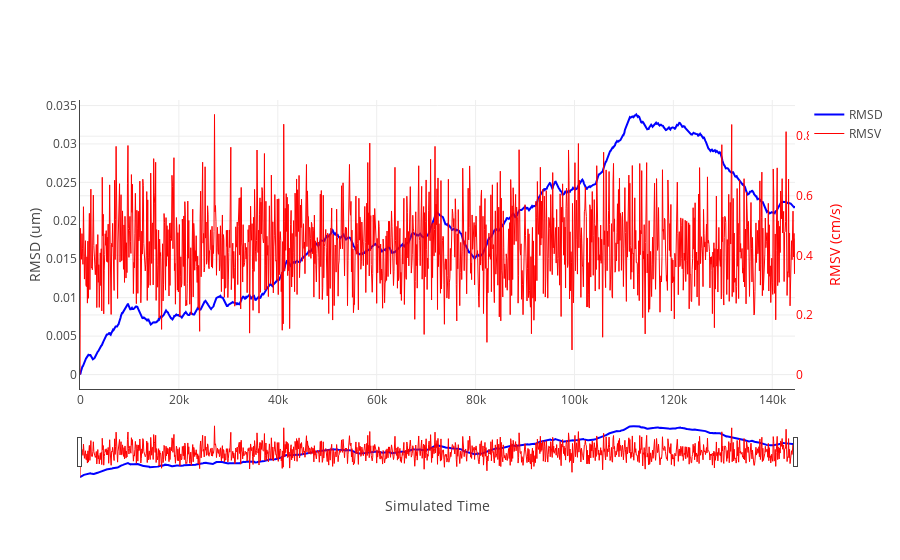

Notebook cell for this chart:
### Code cell
trace0 = go.Scatter(
    x = df.iloc[:,1],
    y = df.iloc[:,2]*0.1777778,
    mode = 'lines',
    line = dict(color = 'blue'),
    name = 'RMSD'
)
trace1 = go.Scatter(
    x = df.iloc[:,1],
    y = df.iloc[:,3]*8,
    line = dict(
        color = 'red',
        width = 1,
#         dash = 'dot'
    ),
    name = 'RMSV',
    yaxis='y2'
)
data = [trace0,trace1]
layout = go.Layout(
    xaxis=dict(
#         range=[0, 0.12],
        title='Simulated Time',
#         titlefont=dict(
#             family='Courier New, monospace',
#             size=18,
#             color='#7f7f7f'
#         ),
        showline=True,
        zeroline=False,
        showticklabels=True,
        showgrid=True,
#     rangeselector=dict(
#             buttons=list([
#                 dict(count=1,
#                      label='1m',
#                      step='month',
#                      stepmode='backward'),
#                 dict(count=6,
#                      label='6m',
#                      step='month',
#                      stepmode='backward'),
#                 dict(count=1,
#                     label='YTD',
#                     step='year',
#                     stepmode='todate'),
#                 dict(count=1,
#                     label='1y',
#                     step='year',
#                     stepmode='backward'),
#                 dict(step='all')
#             ])
#         ),
        rangeslider=dict(
            visible = True
        )
    ),
    yaxis=dict(
#         range=[-45, 1],
        title='RMSD (um)',
#         titlefont=dict(
#             family='Courier New, monospace',
#             size=18,
#             color='#7f7f7f'
#         ),
        showline=True,
        zeroline=False,
        showticklabels=True,
        showgrid=True
    ),
    yaxis2=dict(
#         range=[-45, 1],
        title='RMSV (cm/s)',
#         titlefont=dict(
#             family='Courier New, monospace',
#             size=18,
#             color='#7f7f7f'
#         ),
#         showline=True,
        zeroline=False,
#         showticklabels=True,
#         showgrid=True,
        titlefont=dict(
            color='red'
        ),
        tickfont=dict(
            color='red'
        ),
        overlaying='y',
        side='right'
    )
)
fig = go.Figure(data=[trace0,trace1], layout=layout)
# py.iplot(fig, filename='RMSD & RMSV')
iplot(fig)

### Figure 1 — Plotly figure (JSON) as saved in the notebook; plotly's stock layout.template omitted (floating-point values rounded to 4 significant figures; data arrays with more than 128 entries replaced by an {"elided": "..."} marker saying what was removed)
{"data": [{"line": {"color": "blue"}, "mode": "lines", "name": "RMSD", "type": "scatter", "uid": "86ac3809-e45a-424e-911b-e8ee3f6f46a4", "x": {"elided": "1447 int values"}, "y": {"elided": "1447 float values"}}, {"line": {"color": "red", "width": 1}, "name": "RMSV", "type": "scatter", "uid": "72e4ea77-c388-417c-bfbc-c2a3b8341c56", "x": {"elided": "1447 int values"}, "y": {"elided": "1447 float values"}, "yaxis": "y2"}], "layout": {"xaxis": {"rangeslider": {"visible": true}, "showgrid": true, "showline": true, "showticklabels": true, "title": "Simulated Time", "zeroline": false}, "yaxis": {"showgrid": true, "showline": true, "showticklabels": true, "title": "RMSD (um)", "zeroline": false}, "yaxis2": {"overlaying": "y", "side": "right", "tickfont": {"color": "red"}, "title": "RMSV (cm/s)", "titlefont": {"color": "red"}, "zeroline": false}}}
